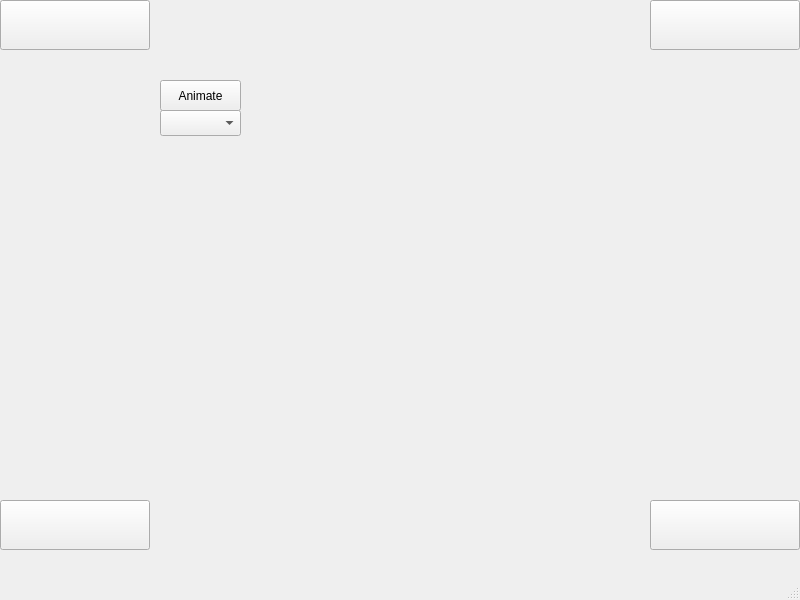
<?xml version="1.0" encoding="UTF-8"?>
<ui version="4.0">
 <class>MainWindow</class>
 <widget class="QMainWindow" name="MainWindow">
  <property name="geometry">
   <rect>
    <x>0</x>
    <y>0</y>
    <width>800</width>
    <height>600</height>
   </rect>
  </property>
  <property name="windowTitle">
   <string>MainWindow</string>
  </property>
  <widget class="QWidget" name="centralwidget">
   <widget class="OwnButton" name="pushButton">
    <property name="geometry">
     <rect>
      <x>0</x>
      <y>0</y>
      <width>150</width>
      <height>50</height>
     </rect>
    </property>
    <property name="text">
     <string/>
    </property>
   </widget>
   <widget class="OwnButton" name="pushButton_2">
    <property name="geometry">
     <rect>
      <x>0</x>
      <y>500</y>
      <width>150</width>
      <height>50</height>
     </rect>
    </property>
    <property name="text">
     <string/>
    </property>
   </widget>
   <widget class="OwnButton" name="pushButton_4">
    <property name="geometry">
     <rect>
      <x>650</x>
      <y>0</y>
      <width>150</width>
      <height>50</height>
     </rect>
    </property>
    <property name="text">
     <string/>
    </property>
   </widget>
   <widget class="OwnButton" name="pushButton_3">
    <property name="geometry">
     <rect>
      <x>650</x>
      <y>500</y>
      <width>150</width>
      <height>50</height>
     </rect>
    </property>
    <property name="text">
     <string/>
    </property>
   </widget>
   <widget class="QPushButton" name="animationButton">
    <property name="geometry">
     <rect>
      <x>160</x>
      <y>80</y>
      <width>81</width>
      <height>31</height>
     </rect>
    </property>
    <property name="text">
     <string>Animate</string>
    </property>
   </widget>
   <widget class="QWidget" name="verticalLayoutWidget">
    <property name="geometry">
     <rect>
      <x>240</x>
      <y>80</y>
      <width>401</width>
      <height>401</height>
     </rect>
    </property>
    <layout class="QVBoxLayout" name="verticalLayout"/>
   </widget>
   <widget class="QComboBox" name="comboBox">
    <property name="geometry">
     <rect>
      <x>160</x>
      <y>110</y>
      <width>81</width>
      <height>26</height>
     </rect>
    </property>
   </widget>
  </widget>
  <widget class="QMenuBar" name="menubar">
   <property name="geometry">
    <rect>
     <x>0</x>
     <y>0</y>
     <width>800</width>
     <height>26</height>
    </rect>
   </property>
  </widget>
  <widget class="QStatusBar" name="statusbar"/>
 </widget>
 <customwidgets>
  <customwidget>
   <class>OwnButton</class>
   <extends>QPushButton</extends>
   <header>ownbutton.h</header>
  </customwidget>
 </customwidgets>
 <resources/>
 <connections/>
</ui>
